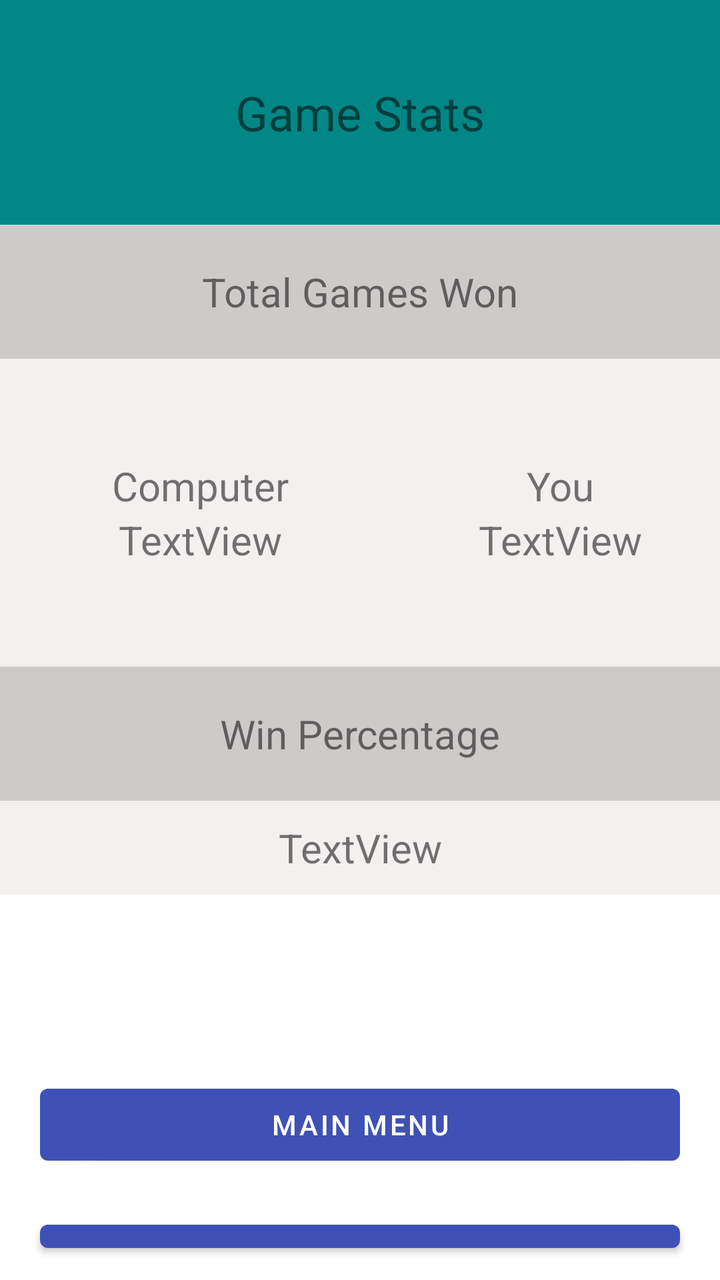
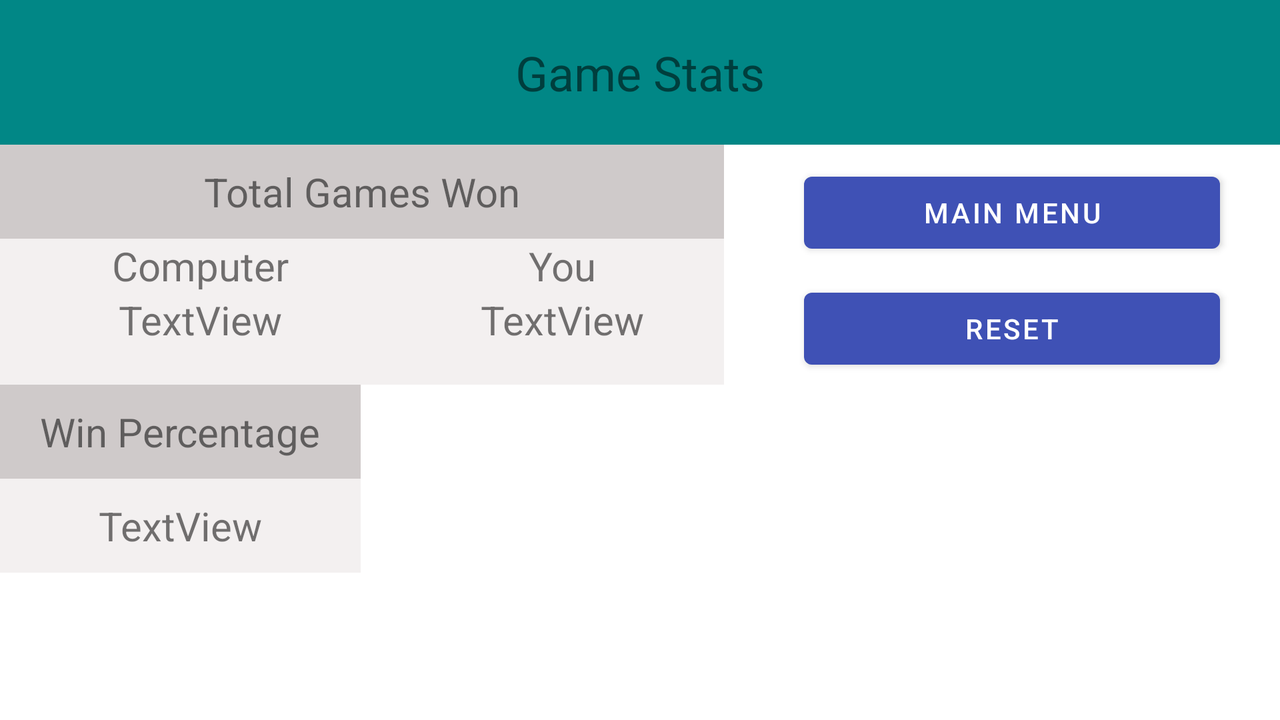

The same Android screen from two of the app's own layout files: first res/layout/ as a phone draws it, then the repository's variant for another configuration, drawn on a device whose configuration selects that folder. Both files follow.
<!-- AndroidManifest.xml: application theme Theme.TwentyOne -->
<!-- res/layout/activity_stats.xml -->
<?xml version="1.0" encoding="utf-8"?>
<LinearLayout xmlns:android="http://schemas.android.com/apk/res/android"
    xmlns:app="http://schemas.android.com/apk/res-auto"
    xmlns:tools="http://schemas.android.com/tools"
    android:layout_width="match_parent"
    android:layout_height="match_parent"
    android:orientation="vertical"
    tools:context=".StatsActivity">

    <TextView
        android:id="@+id/textView25"
        android:layout_width="match_parent"
        android:layout_height="wrap_content"
        android:background="@color/teal_700"
        android:paddingTop="40dp"
        android:paddingBottom="40dp"
        android:text="Game Stats"
        android:textAlignment="center"
        android:textSize="24sp" />

    <TextView
        android:id="@+id/textView28"
        android:layout_width="match_parent"
        android:layout_height="wrap_content"
        android:background="#CFCACA"
        android:paddingTop="20dp"
        android:paddingBottom="20dp"
        android:text="Total Games Won"
        android:textAlignment="center"
        android:textSize="20sp" />

    <LinearLayout
        android:layout_width="match_parent"
        android:layout_height="wrap_content"
        android:background="#F3F0F0"
        android:orientation="horizontal"
        android:paddingTop="50dp"
        android:paddingBottom="50dp">

        <LinearLayout
            android:layout_width="200dp"
            android:layout_height="match_parent"
            android:orientation="vertical">

            <TextView
                android:id="@+id/textView15"
                android:layout_width="match_parent"
                android:layout_height="wrap_content"
                android:text="Computer"
                android:textAlignment="center"
                android:textSize="20sp" />

            <TextView
                android:id="@+id/d_wins_total"
                android:layout_width="match_parent"
                android:layout_height="wrap_content"
                android:text="TextView"
                android:textAlignment="center"
                android:textSize="20sp" />
        </LinearLayout>

        <LinearLayout
            android:layout_width="match_parent"
            android:layout_height="match_parent"
            android:orientation="vertical">

            <TextView
                android:id="@+id/textView19"
                android:layout_width="match_parent"
                android:layout_height="wrap_content"
                android:text="You"
                android:textAlignment="center"
                android:textSize="20sp" />

            <TextView
                android:id="@+id/utotal_wins"
                android:layout_width="match_parent"
                android:layout_height="wrap_content"
                android:text="TextView"
                android:textAlignment="center"
                android:textSize="20sp" />
        </LinearLayout>
    </LinearLayout>

    <LinearLayout
        android:layout_width="match_parent"
        android:layout_height="195dp"
        android:orientation="vertical">

        <TextView
            android:id="@+id/textView26"
            android:layout_width="match_parent"
            android:layout_height="wrap_content"
            android:background="#CFCACA"
            android:paddingTop="20dp"
            android:paddingBottom="20dp"
            android:text="Win Percentage"
            android:textAlignment="center"
            android:textSize="20sp" />

        <TextView
            android:id="@+id/percentage"
            android:layout_width="match_parent"
            android:layout_height="wrap_content"
            android:background="#F3F0F0"
            android:paddingTop="10dp"
            android:paddingBottom="10dp"
            android:text="TextView"
            android:textAlignment="center"
            android:textSize="20sp" />
    </LinearLayout>

    <LinearLayout
        android:layout_width="match_parent"
        android:layout_height="match_parent"
        android:orientation="vertical">

        <Button
            android:id="@+id/button_main_stats"
            android:layout_width="match_parent"
            android:layout_height="wrap_content"
            android:layout_marginStart="20dp"
            android:layout_marginTop="10dp"
            android:layout_marginEnd="20dp"
            android:layout_marginBottom="10dp"
            android:text="@string/main" />

        <Button
            android:id="@+id/reset_btn"
            android:layout_width="match_parent"
            android:layout_height="wrap_content"
            android:layout_marginStart="20dp"
            android:layout_marginTop="10dp"
            android:layout_marginEnd="20dp"
            android:layout_marginBottom="10dp"
            android:text="Reset" />
    </LinearLayout>
</LinearLayout>
<!-- resources referenced by this layout -->
<resources>
  <color name="teal_700">#FF018786</color>
  <string name="main">Main Menu</string>
  <style name="Theme.TwentyOne" parent="Theme.MaterialComponents.DayNight.DarkActionBar">
          
          <item name="colorPrimary">@color/purple_500</item>
          <item name="colorPrimaryVariant">@color/purple_700</item>
          <item name="colorOnPrimary">@color/white</item>
          
          <item name="colorSecondary">@color/teal_200</item>
          <item name="colorSecondaryVariant">@color/teal_700</item>
          <item name="colorOnSecondary">@color/black</item>
          
          <item name="android:statusBarColor" tools:targetApi="l">?attr/colorPrimaryVariant</item>
          
      </style>
  <color name="purple_500">#3F51B5</color>
  <color name="purple_700">#061859</color>
  <color name="white">#FFFFFFFF</color>
  <color name="teal_200">#FF03DAC5</color>
  <color name="black">#FF000000</color>
</resources>
<!-- res/layout-land/activity_stats.xml (the repository's variant of the layout above) -->
<!-- drawn on the phone turned sideways -->
<?xml version="1.0" encoding="utf-8"?>
<LinearLayout xmlns:android="http://schemas.android.com/apk/res/android"
    xmlns:app="http://schemas.android.com/apk/res-auto"
    xmlns:tools="http://schemas.android.com/tools"
    android:layout_width="match_parent"
    android:layout_height="match_parent"
    android:background="@color/white"
    android:orientation="vertical"
    tools:context=".StatsActivity">

    <TextView
        android:id="@+id/textView25"
        android:layout_width="match_parent"
        android:layout_height="wrap_content"
        android:background="@color/teal_700"
        android:paddingTop="20dp"
        android:paddingBottom="20dp"
        android:text="Game Stats"
        android:textAlignment="center"
        android:textSize="24sp" />

    <LinearLayout
        android:layout_width="match_parent"
        android:layout_height="120dp"
        android:background="@color/white"
        android:orientation="horizontal">

        <LinearLayout
            android:layout_width="wrap_content"
            android:layout_height="match_parent"
            android:layout_marginEnd="10dp"
            android:background="#F3F0F0"
            android:orientation="vertical">

            <TextView
                android:id="@+id/textView28"
                android:layout_width="match_parent"
                android:layout_height="wrap_content"
                android:background="#CFCACA"
                android:paddingTop="10dp"
                android:paddingBottom="10dp"
                android:text="Total Games Won"
                android:textAlignment="center"
                android:textSize="20sp" />

            <LinearLayout
                android:layout_width="match_parent"
                android:layout_height="match_parent"
                android:orientation="horizontal">

                <LinearLayout
                    android:layout_width="200dp"
                    android:layout_height="match_parent"
                    android:orientation="vertical">

                    <TextView
                        android:id="@+id/textView15"
                        android:layout_width="match_parent"
                        android:layout_height="wrap_content"
                        android:text="Computer"
                        android:textAlignment="center"
                        android:textSize="20sp" />

                    <TextView
                        android:id="@+id/d_wins_total"
                        android:layout_width="match_parent"
                        android:layout_height="wrap_content"
                        android:text="TextView"
                        android:textAlignment="center"
                        android:textSize="20sp" />
                </LinearLayout>

                <LinearLayout
                    android:layout_width="match_parent"
                    android:layout_height="match_parent"
                    android:orientation="vertical"
                    android:paddingStart="40dp"
                    android:paddingEnd="40dp">

                    <TextView
                        android:id="@+id/textView19"
                        android:layout_width="match_parent"
                        android:layout_height="wrap_content"
                        android:text="You"
                        android:textAlignment="center"
                        android:textSize="20sp" />

                    <TextView
                        android:id="@+id/utotal_wins"
                        android:layout_width="match_parent"
                        android:layout_height="wrap_content"
                        android:text="TextView"
                        android:textAlignment="center"
                        android:textSize="20sp" />
                </LinearLayout>

            </LinearLayout>

        </LinearLayout>

        <LinearLayout
            android:layout_width="match_parent"
            android:layout_height="match_parent"
            android:orientation="vertical">

            <Button
                android:id="@+id/button_main_stats"
                android:layout_width="match_parent"
                android:layout_height="wrap_content"
                android:layout_marginStart="30dp"
                android:layout_marginTop="10dp"
                android:layout_marginEnd="30dp"
                android:layout_marginBottom="10dp"
                android:text="@string/main" />

            <Button
                android:id="@+id/reset_btn"
                android:layout_width="match_parent"
                android:layout_height="wrap_content"
                android:layout_marginStart="30dp"
                android:layout_marginEnd="30dp"
                android:text="Reset" />
        </LinearLayout>

    </LinearLayout>

    <LinearLayout
        android:layout_width="wrap_content"
        android:layout_height="wrap_content"
        android:orientation="vertical">

        <TextView
            android:id="@+id/textView26"
            android:layout_width="match_parent"
            android:layout_height="wrap_content"
            android:background="#CFCACA"
            android:paddingStart="20dp"
            android:paddingTop="10dp"
            android:paddingEnd="20dp"
            android:paddingBottom="10dp"
            android:text="Win Percentage"
            android:textAlignment="center"
            android:textSize="20sp" />

        <TextView
            android:id="@+id/percentage"
            android:layout_width="match_parent"
            android:layout_height="wrap_content"
            android:background="#F3F0F0"
            android:paddingTop="10dp"
            android:paddingBottom="10dp"
            android:text="TextView"
            android:textAlignment="center"
            android:textSize="20sp" />
    </LinearLayout>

</LinearLayout>
<!-- resources referenced by the variant -->
<!-- as the phone turned sideways resolves them -->
<resources>
  <color name="teal_700">#FF018786</color>
  <color name="white">#FFFFFFFF</color>
  <string name="main">Main Menu</string>
  <style name="Theme.TwentyOne" parent="Theme.MaterialComponents.DayNight.DarkActionBar">
          
          <item name="colorPrimary">@color/purple_500</item>
          <item name="colorPrimaryVariant">@color/purple_700</item>
          <item name="colorOnPrimary">@color/white</item>
          
          <item name="colorSecondary">@color/teal_200</item>
          <item name="colorSecondaryVariant">@color/teal_700</item>
          <item name="colorOnSecondary">@color/black</item>
          
          <item name="android:statusBarColor" tools:targetApi="l">?attr/colorPrimaryVariant</item>
          
      </style>
  <color name="purple_500">#3F51B5</color>
  <color name="purple_700">#061859</color>
  <color name="teal_200">#FF03DAC5</color>
  <color name="black">#FF000000</color>
</resources>
